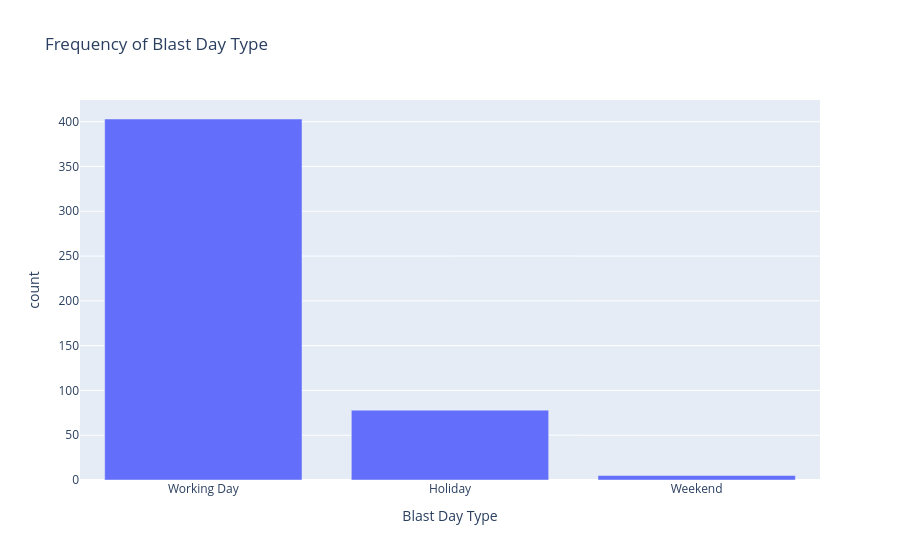
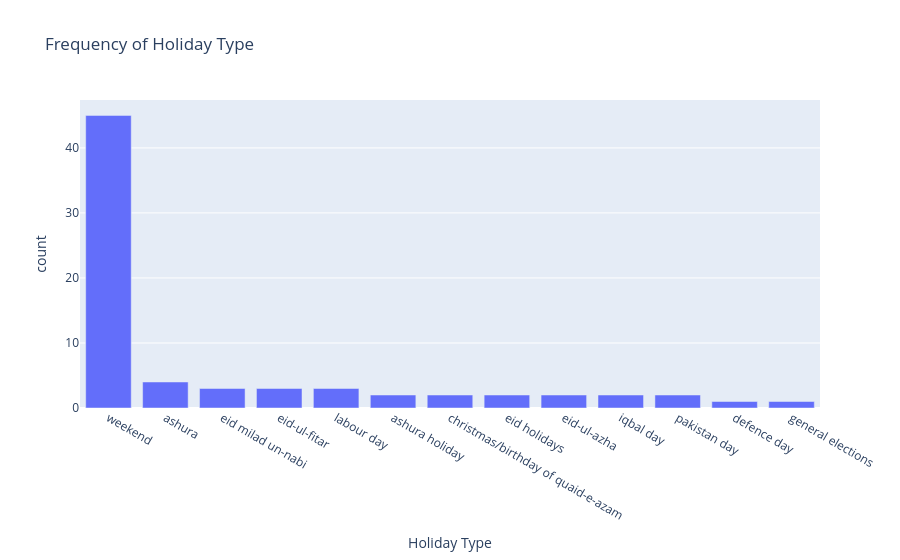
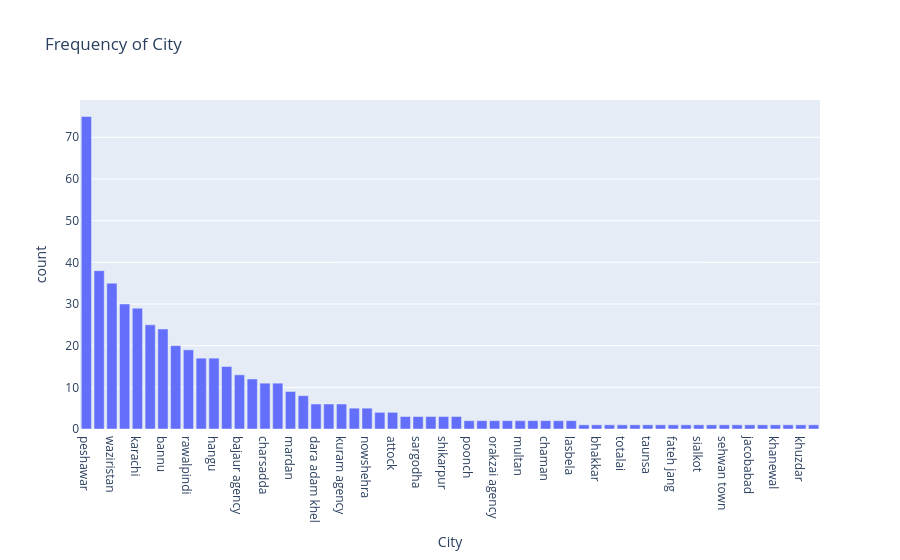
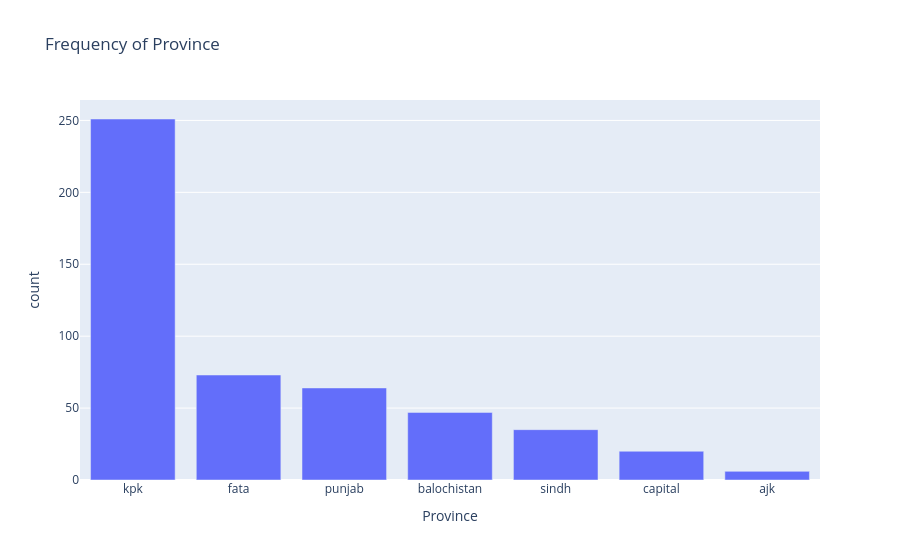

Here is the notebook cell these charts were saved with, in order:
### Code cell
categorys=["Blast Day Type","Holiday Type","City","Province","Location Category","Location Sensitivity","Open/Closed Space","Target Type","Targeted Sect if any","month_name","day_name"]
for cat in categorys:
     fig=px.bar(df[cat].value_counts().reset_index(),x=cat,y="count",title=f"Frequency of {cat}")
     fig.show()

### Figure 1 — Plotly figure (JSON) as saved in the notebook; plotly's stock layout.template omitted (floating-point values rounded to 4 significant figures)
{"data": [{"alignmentgroup": "True", "hovertemplate": "Blast Day Type=%{x}<br>count=%{y}<extra></extra>", "legendgroup": "", "marker": {"color": "#636efa", "pattern": {"shape": ""}}, "name": "", "offsetgroup": "", "orientation": "v", "showlegend": false, "textposition": "auto", "type": "bar", "x": ["Working Day", "Holiday", "Weekend"], "xaxis": "x", "y": [403, 78, 5], "yaxis": "y"}], "layout": {"barmode": "relative", "legend": {"tracegroupgap": 0}, "title": {"text": "Frequency of Blast Day Type"}, "xaxis": {"anchor": "y", "domain": [0, 1], "title": {"text": "Blast Day Type"}}, "yaxis": {"anchor": "x", "domain": [0, 1], "title": {"text": "count"}}}}

### Figure 2 — Plotly figure (JSON) as saved in the notebook; plotly's stock layout.template omitted (floating-point values rounded to 4 significant figures)
{"data": [{"alignmentgroup": "True", "hovertemplate": "Holiday Type=%{x}<br>count=%{y}<extra></extra>", "legendgroup": "", "marker": {"color": "#636efa", "pattern": {"shape": ""}}, "name": "", "offsetgroup": "", "orientation": "v", "showlegend": false, "textposition": "auto", "type": "bar", "x": ["weekend", "ashura", "eid milad un-nabi", "eid-ul-fitar", "labour day", "ashura holiday", "christmas/birthday of quaid-e-azam", "eid holidays", "eid-ul-azha", "iqbal day", "pakistan day", "defence day", "general elections"], "xaxis": "x", "y": [45, 4, 3, 3, 3, 2, 2, 2, 2, 2, 2, 1, 1], "yaxis": "y"}], "layout": {"barmode": "relative", "legend": {"tracegroupgap": 0}, "title": {"text": "Frequency of Holiday Type"}, "xaxis": {"anchor": "y", "domain": [0, 1], "title": {"text": "Holiday Type"}}, "yaxis": {"anchor": "x", "domain": [0, 1], "title": {"text": "count"}}}}

### Figure 3 — Plotly figure (JSON) as saved in the notebook; plotly's stock layout.template omitted (floating-point values rounded to 4 significant figures)
{"data": [{"alignmentgroup": "True", "hovertemplate": "City=%{x}<br>count=%{y}<extra></extra>", "legendgroup": "", "marker": {"color": "#636efa", "pattern": {"shape": ""}}, "name": "", "offsetgroup": "", "orientation": "v", "showlegend": false, "textposition": "auto", "type": "bar", "x": ["peshawar", "quetta", "waziristan", "swat", "karachi", "lahore", "bannu", "islamabad", "rawalpindi", "d.g khan", "hangu", "khyber agency", "bajaur agency", "kohat", "charsadda", "mohmand agency", "mardan", "tank", "dara adam khel", "dir", "kuram agency", "lakki marwat", "nowshehra", "buner", "attock", "muzaffarabad", "sargodha", "malakand", "shikarpur", "swabi", "poonch", "shangla", "orakzai agency", "zhob", "multan", "chakwal", "chaman", "gujrat", "lasbela", "sukkur", "bhakkar", "wagah", "totalai", "tirah valley", "taunsa", "taftan", "fateh jang", "sudhanoti", "sialkot", "haripur", "sehwan town", "hayatabad", "jacobabad", "karak", "khanewal", "pishin", "khuzdar", "mansehra"], "xaxis": "x", "y": [75, 38, 35, 30, 29, 25, 24, 20, 19, 17, 17, 15, 13, 12, 11, 11, 9, 8, 6, 6, 6, 5, 5, 4, 4, 3, 3, 3, 3, 3, 2, 2, 2, 2, 2, 2, 2, 2, 2, 1, 1, 1, 1, 1, 1, 1, 1, 1, 1, 1, 1, 1, 1, 1, 1, 1, 1, 1], "yaxis": "y"}], "layout": {"barmode": "relative", "legend": {"tracegroupgap": 0}, "title": {"text": "Frequency of City"}, "xaxis": {"anchor": "y", "domain": [0, 1], "title": {"text": "City"}}, "yaxis": {"anchor": "x", "domain": [0, 1], "title": {"text": "count"}}}}

### Figure 4 — Plotly figure (JSON) as saved in the notebook; plotly's stock layout.template omitted (floating-point values rounded to 4 significant figures)
{"data": [{"alignmentgroup": "True", "hovertemplate": "Province=%{x}<br>count=%{y}<extra></extra>", "legendgroup": "", "marker": {"color": "#636efa", "pattern": {"shape": ""}}, "name": "", "offsetgroup": "", "orientation": "v", "showlegend": false, "textposition": "auto", "type": "bar", "x": ["kpk", "fata", "punjab", "balochistan", "sindh", "capital", "ajk"], "xaxis": "x", "y": [251, 73, 64, 47, 35, 20, 6], "yaxis": "y"}], "layout": {"barmode": "relative", "legend": {"tracegroupgap": 0}, "title": {"text": "Frequency of Province"}, "xaxis": {"anchor": "y", "domain": [0, 1], "title": {"text": "Province"}}, "yaxis": {"anchor": "x", "domain": [0, 1], "title": {"text": "count"}}}}
